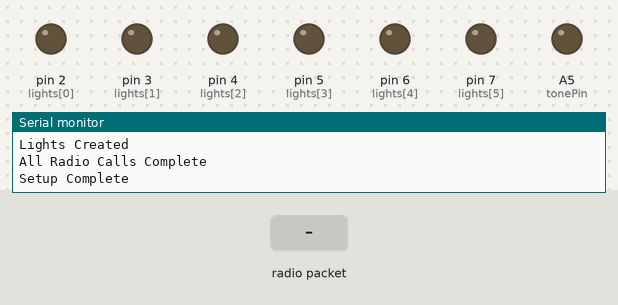
The sketch below on a simulated Arduino Uno, built with avr-gcc and run on an emulated ATmega328P. Shown: output pins drawn as LEDs (lit = HIGH), the last lines printed to the serial monitor. Inputs (shaded band) come from the test bench. No radio packets arrive unless stated.

Above: at 2.8 s.
2.9 s: radio packet "A" arrives
At 3.4 s:
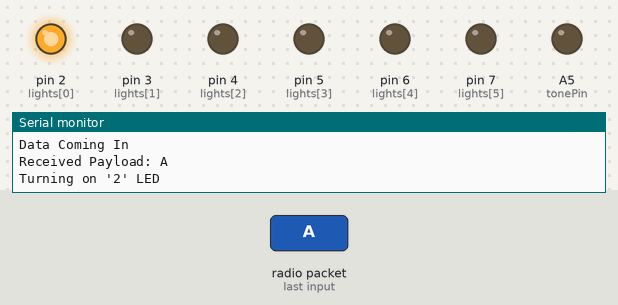
4.4 s: radio packet "C" arrives
At 5.6 s:
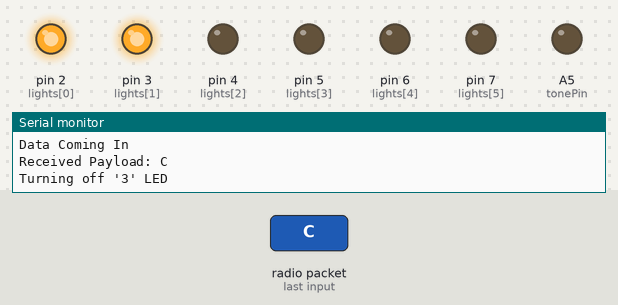
5.9 s: radio packet "B" arrives
At 6.9 s:
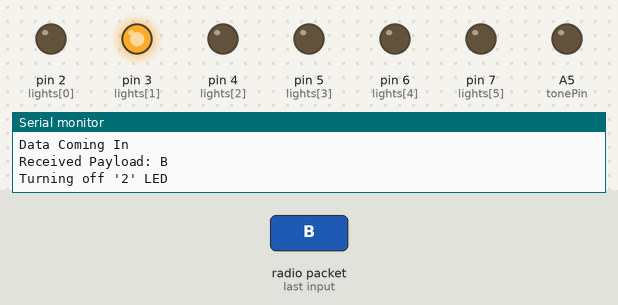
Timing chart, 0 to 8.9 s (numbered marks = the images above; inputs shaded):
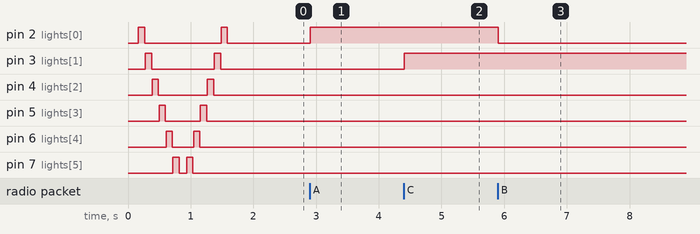

Measured:
- after the input at 2.9 s, pin 2 (lights[0]): LOW → HIGH at once
- after the input at 4.4 s, pin 3 (lights[1]): LOW → HIGH at once
- after the input at 5.9 s, pin 2 (lights[0]): HIGH → LOW at once

The sketch:

tower_merge.ino
```cpp
/*
Whose First Arduino Retrofit
Creators: Justin Brown and Greg King
Origin Date: 1/8/2024

The goal of this program is to retrofit an Arduino into a "Who's First device to allow future support"

Version: 0.1
Date: 1/8/2024
Contributor: Justin Brown
Notes: Created file, laid out framework, added transistor controls


This program controls six 9 volt lights (denoted by L#(0-5) EX: L1) via NPN transistors
*/

//IMPORTS
#include <SPI.h>
#include <RF24.h>

//Arduino Uno CE 8, CSN 10
//Arduino Nano CE 7, CSN 8
#define CE_PIN 8
#define CSN_PIN 10

// instantiate an object for the nRF24L01 transceiver
RF24 radio(CE_PIN, CSN_PIN);

char receivedPayload[32];

//Light Declarations
//Six 9Volt lights are to be connected
//Arduino Pins 3 to 7
const int numLights = 6;
//int lights[] = {7,8,9,10,11,12};
int lights[] = {2,3,4,5,6,7};

int tonePin = A5;

int testLightDelay = 100;
int testLightDelayShort = 10;

void winTone(){
  static int freq = 2150;
  static int del = 40;
  tone(tonePin, freq);
  delay(del);
  noTone(tonePin);
  delay(del);
  tone(tonePin, freq);
  delay(del);
  noTone(tonePin);
}

void lightTest(){
  //This functions tests the bulbs
  //It cycles on at the beginning of powerup
  //It should cycle lights from the bottom of the tower to the top, then return back down
  for (int i = 0; i<numLights; i++){
    digitalWrite(lights[i], HIGH);
    delay(testLightDelay);
    digitalWrite(lights[i], LOW);
    delay(testLightDelayShort);
  }  for (int i = numLights; i>-1; i--){
    digitalWrite(lights[i], HIGH);
    delay(testLightDelay);
    digitalWrite(lights[i], LOW);
    delay(testLightDelayShort);
  }

}


void setup() {

//Setup all light pins as outputs
  Serial.begin(9600);
  Serial.println("In Setup Loop");
  delay(50);
  if (!radio.begin()) {
    Serial.println("Radio hardware is not responding!!");
    while (1) {}  // If not, hold in infinite loop
  }else{
    Serial.println("Radio Started");
  }

  //for (int i = 0; i < numLights; i++) {
  //   pinMode(lights[i], OUTPUT); // Set each pin in the lights[] array as an output
  //  }
  pinMode(2, OUTPUT);
  pinMode(3, OUTPUT);
  pinMode(4, OUTPUT);
  pinMode(5, OUTPUT);
  pinMode(6, OUTPUT);
  pinMode(7, OUTPUT);
  Serial.println("Lights Created");

  radio.openReadingPipe(1, 0x12341234);
  radio.setPALevel(RF24_PA_LOW);
  //Start listening for transmissions
  radio.startListening();


  //Declare end of startup over Serial
  Serial.println(F("All Radio Calls Complete"));
  delay(100);

  pinMode(tonePin, OUTPUT);
  //lightTest();
  //winTone();
  delay(10);
  lightTest();
  Serial.println("Setup Complete");
  delay(100);

}

void loop() {

  if (radio.available()) {
    Serial.println("Data Coming In");
    radio.read(&receivedPayload, sizeof(receivedPayload));
    Serial.print(F("Received Payload: "));
    String remote = String(receivedPayload);
    Serial.println(receivedPayload);
    if(remote == "A"){
      digitalWrite(2, HIGH);
      delay(10);
      Serial.println("Turning on '2' LED");
      delay(10);
    }else if(remote == "B"){
      digitalWrite(2, LOW);
      delay(10);
      Serial.println("Turning off '2' LED");
    } else if(remote == "C"){
      digitalWrite(3, HIGH);
      delay(10);
      Serial.println("Turning off '3' LED");
    } else if(remote == "D"){
      digitalWrite(3, LOW);
      delay(10);
      Serial.println("Turning off '3' LED");
    }
  }
  //digitalWrite(6, HIGH);
  //Temporary delay to debug more easily. Will be minimized in final code
  delay(10);
  //digitalWrite(6, LOW);
  //delay(100);
}
```
